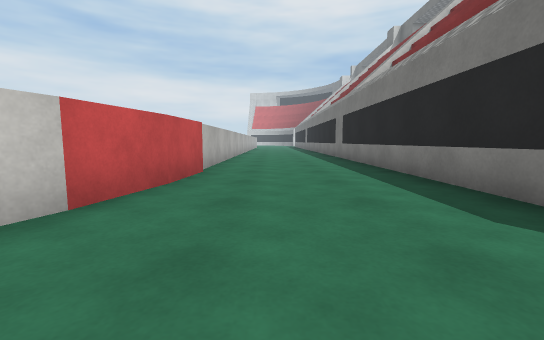
view 1 (above)

20 first-person views from a walk through a 3-D level made in the Unity game engine. The camera is 0.61 m above the floor, tilts 6° down and sees 90° across. The floor is counted in squares, 1 m on a side. Each view is taken from the middle of a square. On the plan, view 1 faces up. The plan holds only what a view shows up to about 9 squares ahead; the rest is blank. The place goes on beyond the plan. Some surface patterns are stand-ins.

view 2
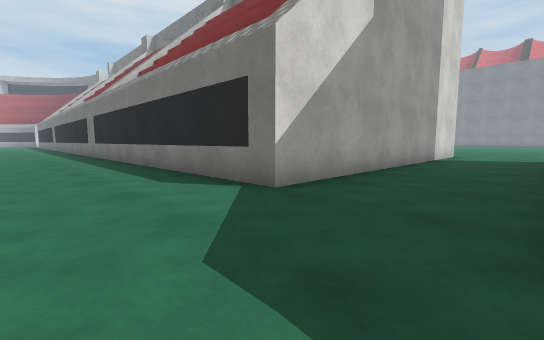

view 3
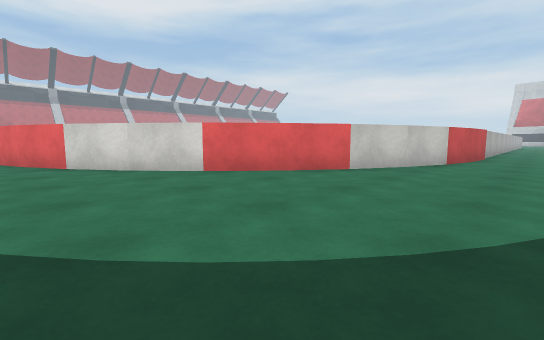

view 4
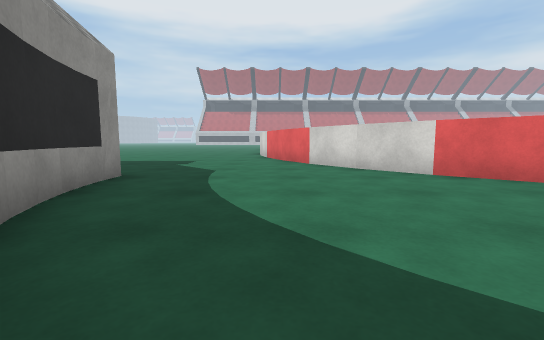

view 5
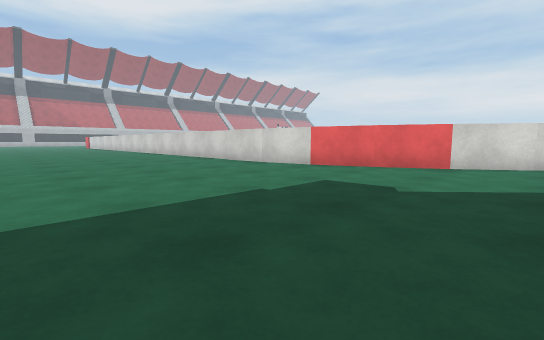

view 6
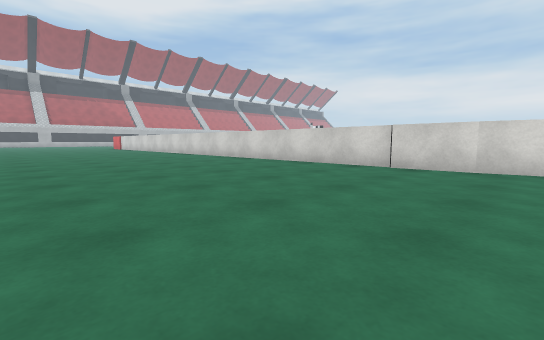

view 7
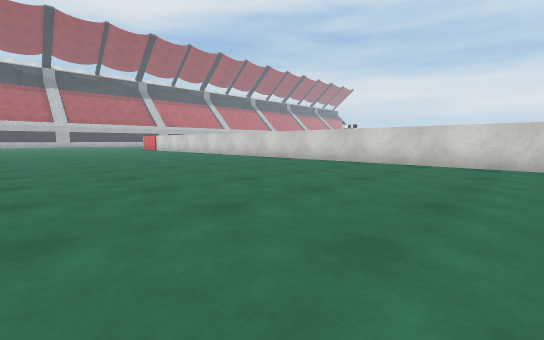

view 8
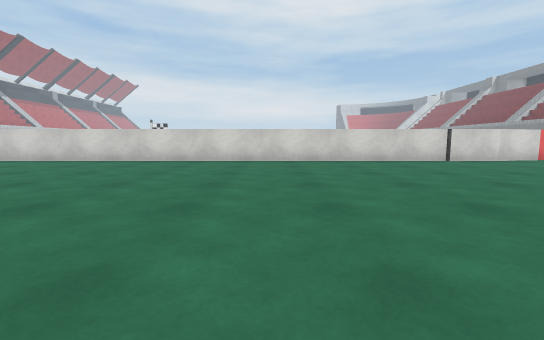

view 9
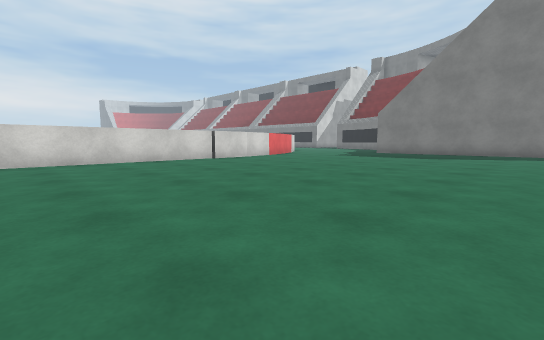

view 10
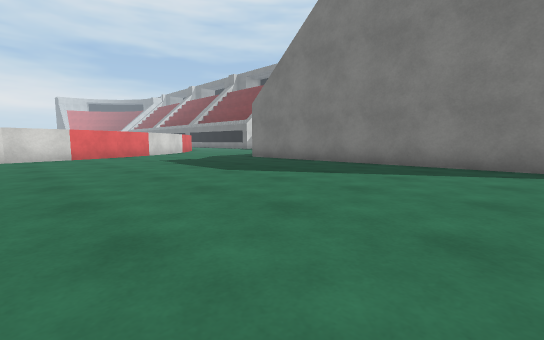

view 11
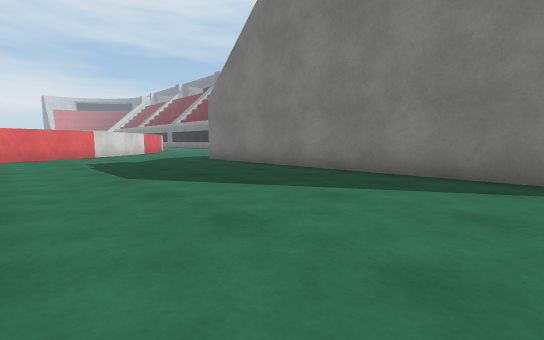

view 12
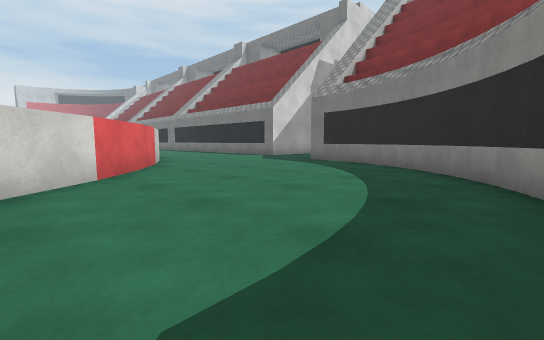

view 13
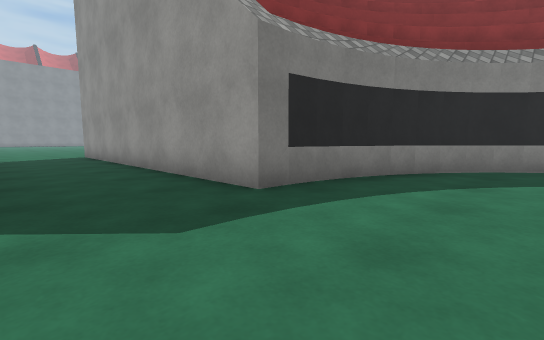

view 14
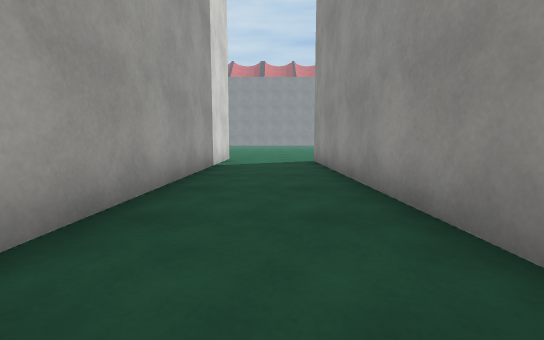

view 15
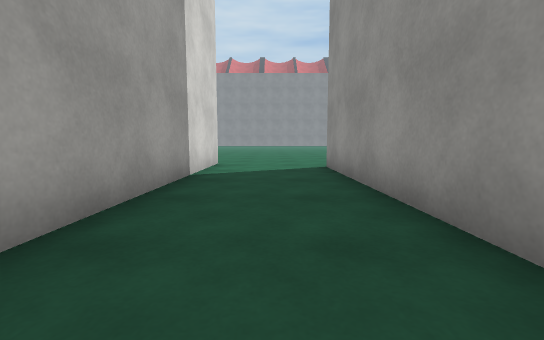

view 16
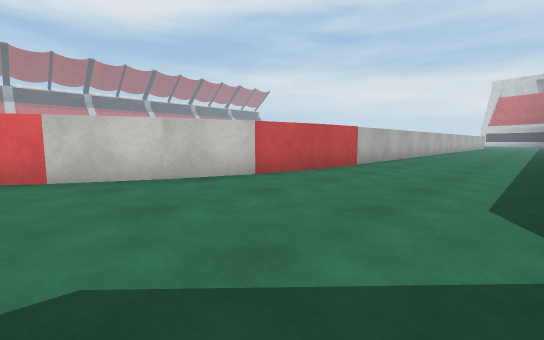

view 17
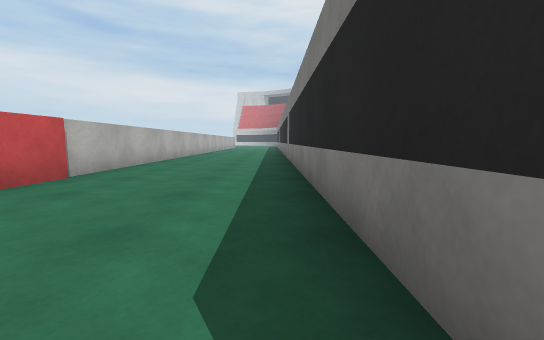

view 18
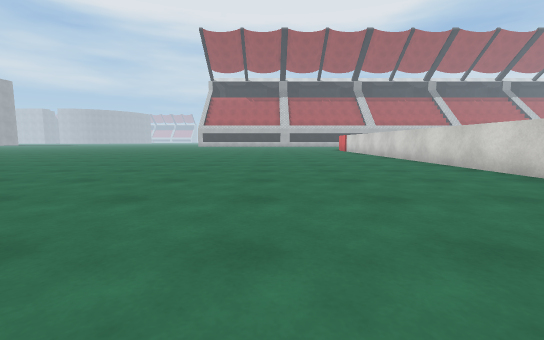

view 19
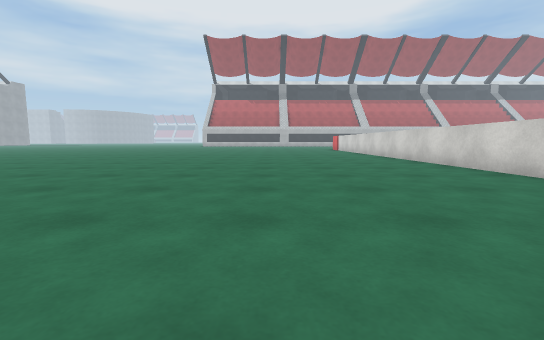

view 20
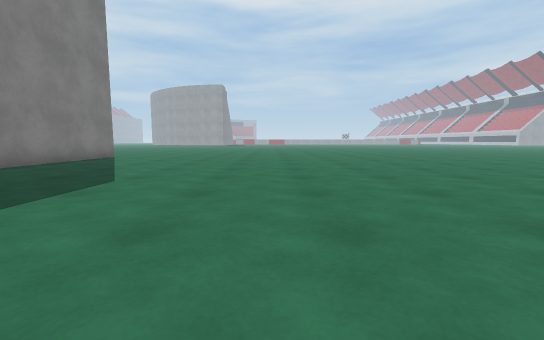

### Floor plan
Points are (right, up) in squares from view 1. A wall is a line through its corners. A room is listed if a view was taken in it or the views show most of it. See-through windows are left out.
Room 1 (views 1, 2, 3, 4, 5, 6, 7, 8, 9, 10, 11, 12, 13, 14, 15, 16, 17, 18, 19, 20)
walls: (-10.3, -6.2) (-12, -6.5); (-11.9, -6.5) (-26.5, -6.5); (-8.8, -5.7) (-10.5, -6.2); (-7.4, -4.9) (-9, -5.7); (-4.8, -8.7) (-4.2, -8.7); (-6, -4) (-7.5, -5); (-4.3, -8.7) (-3.1, -8.4); (-3.2, -8.5) (-1.6, -7.9); (-4.9, -3) (-6.2, -4.2); (-1.7, -7.9) (-1.1, -7.5); (-3.9, -1.9) (-5, -3.1); (-1.2, -7.6) (0.1, -6.4); (0.1, -6.5) (1.1, -4.9); (-4.8, -17.1) (-4.8, -9.4); (0.9, -5.1) (1.4, -4); (-2.3, 0.9) (-3, -0.5) (-4, -2); (1.3, -4) (1.5, -3.4); (1.5, -3.5) (1.6, -2.3) (11.6, -2.3); (-1.8, 2.4) (-2.4, 0.8); (-1.5, 4) (-1.8, 2.3); (-1.4, 5.6) (-1.5, 3.9); (-1.5, 9.5) (-1.5, 5.6); (12.5, 0.5) (2.6, 0.5) (2.6, 9.5)
ways out: opening at (11.7, -1)

Positions as (right, up) in squares from view 1, and headings:
1: (0, 0), facing up
2: (0, -2), facing up-right
3: (0, -6), facing up-left
4: (0, -6), facing left
5: (-6, -12), facing up-left
6: (-11, -13), facing up-left
7: (-15, -14), facing up-left
8: (-19, -15), facing up
9: (-19, -15), facing up-right
10: (-12, -17), facing up-right
11: (-10, -17), facing up-right
12: (-6, -8), facing up-right
13: (-1, 0), facing down-right
14: (3, -1), facing right
15: (5, -1), facing right
16: (2, -1), facing up-left
17: (2, 1), facing up
18: (-17, -11), facing left
19: (-15, -11), facing left
20: (-11, -8), facing down
